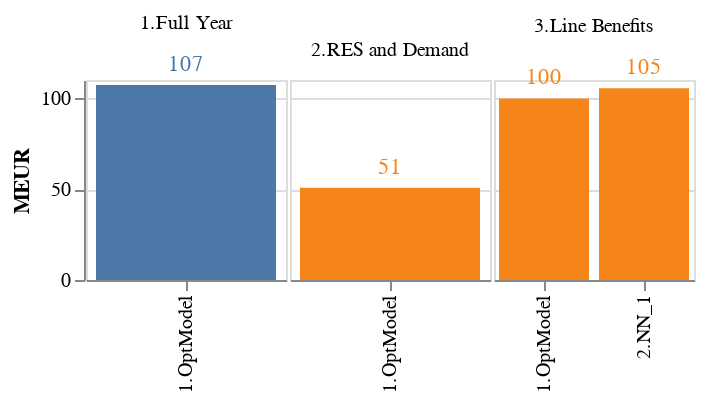

Here is the notebook cell this chart was saved with:
### Code cell
import altair as alt

base = alt.Chart(df.reset_index()).encode(
    alt.X("Category3:O").title(''),
    alt.Y("sum(MEUR):Q").title('MEUR'),
    alt.Color("Category1:N").title('').legend(None),
    alt.Text("sum(MEUR):Q", format=".0f"),
).properties(
    width=100,
    height=100
)

alt.layer(
    base.mark_bar(),
    base.mark_text(dy=-10)
).facet(
    alt.Column("Category2:N", title=None)
).configure_facet(spacing=0).resolve_scale(
  x='independent'
)

### Figure 1 — Vega-Lite specification as saved in the notebook (floating-point values rounded to 4 significant figures)
{"config": {"view": {"continuousWidth": 300, "continuousHeight": 300}, "facet": {"spacing": 0}}, "data": {"name": "data-7963761fb53b7cbd94866406cd71ad10"}, "facet": {"field": "Category2", "title": null, "type": "nominal"}, "spec": {"layer": [{"mark": {"type": "bar"}, "encoding": {"color": {"field": "Category1", "legend": null, "title": "", "type": "nominal"}, "text": {"aggregate": "sum", "field": "MEUR", "format": ".0f", "type": "quantitative"}, "x": {"field": "Category3", "title": "", "type": "ordinal"}, "y": {"aggregate": "sum", "field": "MEUR", "title": "MEUR", "type": "quantitative"}}}, {"mark": {"type": "text", "dy": -10}, "encoding": {"color": {"field": "Category1", "legend": null, "title": "", "type": "nominal"}, "text": {"aggregate": "sum", "field": "MEUR", "format": ".0f", "type": "quantitative"}, "x": {"field": "Category3", "title": "", "type": "ordinal"}, "y": {"aggregate": "sum", "field": "MEUR", "title": "MEUR", "type": "quantitative"}}}], "height": 100, "width": 100}, "resolve": {"scale": {"x": "independent"}}, "$schema": "https://vega.github.io/schema/vega-lite/v5.8.0.json", "datasets": {"data-7963761fb53b7cbd94866406cd71ad10": [{"CaseName": "A.The_full_year_MILP - RTS24", "Category1": "Original", "Category2": "1.Full Year", "Category3": "1.OptModel", "Category4": "1.Full Year - 1.OptModel", "MEUR": 107.3}, {"CaseName": "D.Representative_days_based_on_RES_and_Demand - RTS24_ByStages", "Category1": "Representative Days", "Category2": "2.RES and Demand", "Category3": "1.OptModel", "Category4": "2.RES and Demand - 1.OptModel", "MEUR": 50.74}, {"CaseName": "E.Representative_days_based_on_Line_Benefits_OptModel - RTS24_ByStages", "Category1": "Representative Days", "Category2": "3.Line Benefits", "Category3": "1.OptModel", "Category4": "3.Line Benefits - 1.OptModel", "MEUR": 99.83}, {"CaseName": "F.Representative_days_based_on_Line_Benefit_NN_OC_fy_1 - RTS24_ByStages", "Category1": "Representative Days", "Category2": "3.Line Benefits", "Category3": "2.NN_1", "Category4": "3.Line Benefits - 2.NN_1", "MEUR": 105.4}]}}
